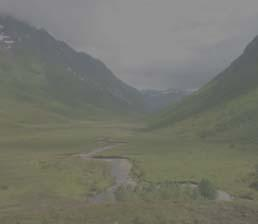
%> input picture ImageTransformations/test_case/1.jpg, 258 x 224 px; its folder holds only this picture in this run
$ octave image_transformations_demo.m   (GNU Octave 9; MATLAB toolbox functions it lacks are replaced by stand-ins)
%> lines starting %> are read from the running program, lines starting %| are printed output that depends on the picture; in (x1, y1, x2, y2) boxes, pixels count from 0 and x2, y2 are one past the last pixel; in counts of white or black regions, pixels touching at a corner belong together; the program's own positions count from 1
### customHistogram.m
function [counts, bin_locations] = customHistogram(imageData, num_bins)
% customHistogram Computes the histogram of an image or a single channel.
%   [counts, bin_locations] = customHistogram(imageData, num_bins)
%   calculates the frequency distribution of pixel values in imageData.
%
%   Inputs:
%       imageData - A matrix of image data (can be grayscale, a color image,
%                   or a single color channel). If a color image is provided,
%                   all pixel values from all channels are flattened and
%                   counted together.
%       num_bins  - The number of bins to use for the histogram (typically
%                   256 for 8-bit images).
%
%   Outputs:
%       counts        - A 1xnum_bins vector of pixel counts for each bin.
%       bin_locations - A 1xnum_bins vector representing the pixel value
%                       for each bin (e.g., 0, 1, ..., 255).

    % Convert input data to a flat vector of doubles for processing.
    data = double(imageData(:));

    % Define the bin edges. For an 8-bit image, values range from 0 to 255.
    % Create num_bins+1 edges from 0 to num_bins because it's a histogram (num_bins bar).
    edges = linspace(0, num_bins, num_bins + 1);

    % Initialize a vector to store the counts (frequency) for each bin.
    counts = zeros(1, num_bins);

    % Loop-based implementation to count the frequencies of each pixel.
    for i = 1:num_bins
        % Count all pixel values that are >= the left edge AND < the right edge.
        counts(i) = sum(data >= edges(i) & data < edges(i+1));
    end

    % The bin locations correspond to the integer pixel values (0, 1, 2, ...).
    bin_locations = 0:(num_bins-1);

end

### ImageTransformations/image_transformations_demo.m
% Image Transformations Demo with user-defined parameters and histogram comparisons
clc;
clear;
close all;

% --- 1. Setup Image Directory ---
image_folder = './test_case/'; % Make sure this folder exists
image_files = [
    dir(fullfile(image_folder, '*.bmp'));
    dir(fullfile(image_folder, '*.png'));
    dir(fullfile(image_folder, '*.jpg'))
];

if isempty(image_files)
    error('No image files (.bmp, .png, .jpg) found in the specified directory ("%s").', image_folder);
end

% --- 2. Get Transformation Parameters from User ---
disp('Please enter the parameters for the sequential image transformations.');
params = struct(); % Initialize params struct

% Brightening parameters
disp('--- Brightening ---');
params.brighten.a = input('Enter scaling factor a (e.g., 1.2): ');
%> the answer given: 1
params.brighten.b = input('Enter offset b (e.g., 30): ');
%> the answer given: 3

% Log transform parameters
disp('--- Log Transformation ---');
params.log.c = input('Enter constant c (e.g., 45): ');
%> the answer given: 3
params.log.r = input('Enter offset r (e.g., 1): ');
%> the answer given: 1

% Exponent transform parameters
disp('--- Exponent Transformation ---');
params.exponent.c = input('Enter constant c (e.g., 1.05): ');
%> the answer given: 1
params.exponent.y = input('Enter power y (gamma) (e.g., 1.1): ');
%> the answer given: 1

fprintf('\nParameters set. Starting image processing...\n\n');

% --- Helper function for plotting histograms ---
function plotCustomHistogram(subplotHandle, image, plotTitle)
    axes(subplotHandle); % Activate the correct subplot
    if size(image, 3) == 3
        data = rgb2gray(image);
    else
        data = image;
    end
    [counts, centers] = customHistogram(data, 256);
    bar(centers, counts, 'hist');
    xlim([0 255]);
    xlabel('Pixel Value');
    ylabel('Frequency');
    title(plotTitle);
end

% --- 3. Loop Through Each Image ---
for k = 1:length(image_files)
    current_filename = image_files(k).name;
    full_filepath = fullfile(image_folder, current_filename);
    fprintf('Processing image: %s\n', current_filename);

    try
        img = imread(full_filepath);
%> img is the input picture: size 224x258x3 uint8; mean R, G, B 116.6, 117.8, 108.2
    catch ME
        warning('Failed to read "%s". Skipping file. Error: %s', current_filename, ME.message);
        continue;
    end

    % --- Apply all transformations sequentially ---
    % Step 1: Brightening
    img_processed = uint8(double(img) .* params.brighten.a + params.brighten.b);

    % Step 2: Negative
    img_processed = 255 - img_processed;
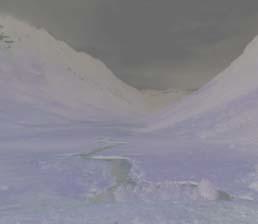
%> img_processed: size 224x258x3 uint8; mean R, G, B 135.4, 134.2, 143.8

    % Step 3: Log Transformation
    img_processed = uint8(params.log.c .* log(double(img_processed) + params.log.r));

    % Step 4: Exponent Transformation
    img_processed = uint8(params.exponent.c .* (double(img_processed) .^ params.exponent.y));

    % Step 5: Contrast Stretching
    r_min = double(min(img_processed(:)));
%> r_min = 14
    r_max = double(max(img_processed(:)));
%> r_max = 16
    % Handle case where the image is flat to avoid division by zero
    if r_min == r_max
        final_image = uint8(0 .* ones(size(img_processed)));
    else
        final_image = uint8(255 .* ((double(img_processed) - r_min) ./ (r_max - r_min)));
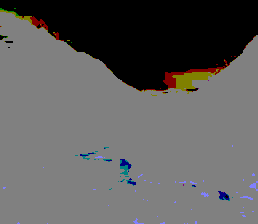
%> final_image: size 224x258x3 uint8; mean R, G, B 95.2, 94.4, 93.9
    end

    % --- Create a single comparison plot for the final result ---
    figure('Name', [current_filename ' - All Transformations'], 'NumberTitle', 'off', 'WindowState', 'maximized');

    % Original Image
    h1 = subplot(2, 2, 1);
    imshow(img);
    title('Original');

    % Original Histogram
    h2 = subplot(2, 2, 2);
    plotCustomHistogram(h2, img, 'Original Histogram');
%> in plotCustomHistogram, `data = rgb2gray(image);`:
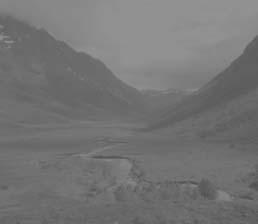
%> data: size 224x258 uint8; min 78, max 149, mean 116.4
%> after the loop in customHistogram, `for i = 1:num_bins`: counts = 256 values, max 5024 at index 146, min 0 at index 1, mean 225.8
%> in plotCustomHistogram, `[counts, centers] = customHistogram(data, 256);`: centers = 256 values from 0 to 255

    % Final Transformed Image
    h3 = subplot(2, 2, 3);
    imshow(final_image);
    title('Final Image (All Transformations)');

    % Final Transformed Histogram
    h4 = subplot(2, 2, 4);
    plotCustomHistogram(h4, final_image, 'Final Histogram');
%> call 2 of plotCustomHistogram, with subplotHandle = -52.24, plotTitle = 'Final Histogram'
%> in plotCustomHistogram (call 2), `data = rgb2gray(image);`:
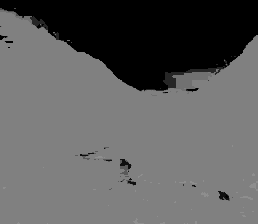
%> data: size 224x258 uint8; min 0, max 142, mean 94.6
%> in plotCustomHistogram (call 2), `[counts, centers] = customHistogram(data, 256);`: counts = 256 values, max 41599 at index 129, min 0 at index 2, mean 225.8
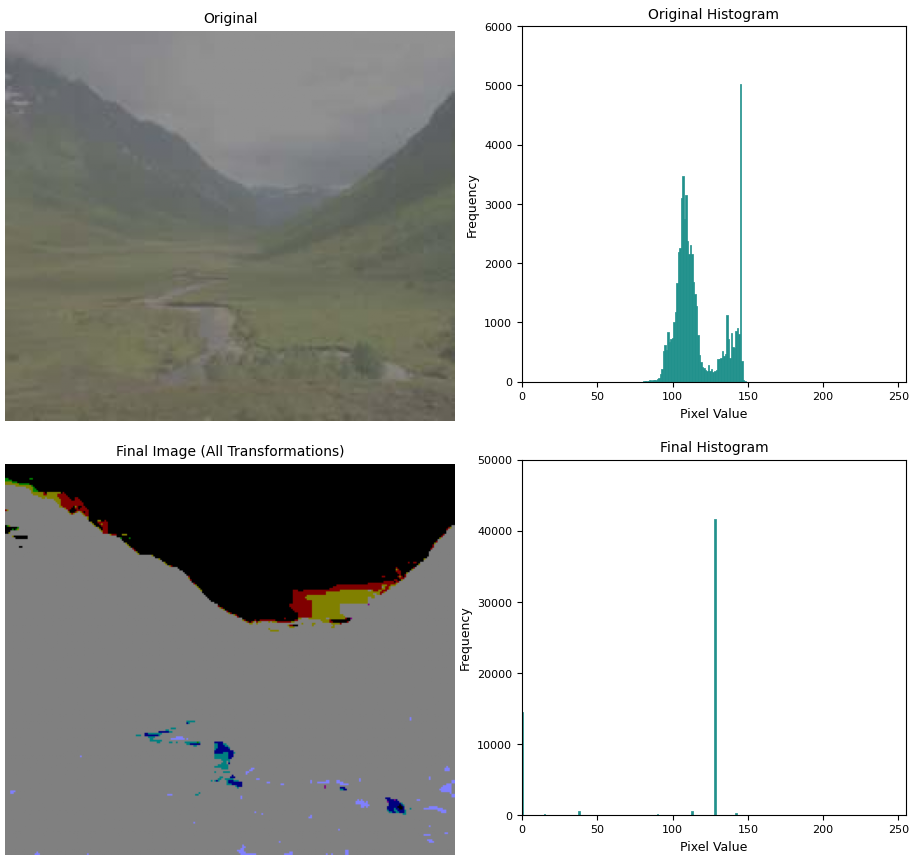
%> figure redrawn from the program's plot data, 4 panels
end

disp('Finished processing all images.');

$ run again, on ImageTransformations/test_case/2.jpg
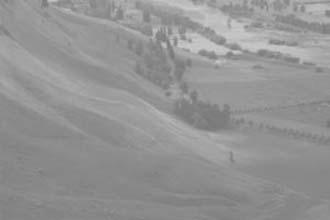
%> input picture ImageTransformations/test_case/2.jpg, 330 x 220 px
%> img is the input picture: size 220x330x3 uint8; min 117, max 206, mean 147.6
%> `img_processed = uint8(params.log.c .* log(double(img_processed) + para..`:
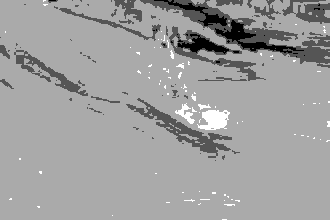
%> img_processed: size 220x330x3 uint8; min 12, max 15, mean 13.87; drawn with min black and max white
%> r_min = 12
%> r_max = 15
%> after the loop in customHistogram, `for i = 1:num_bins`: counts = 256 values, max 3861 at index 137, min 0 at index 1, mean 283.6
%> in plotCustomHistogram, `[counts, centers] = customHistogram(data, 256);`: centers = 256 values from 0 to 255
%> `plotCustomHistogram(h4, final_image, 'Final Histogram');`:
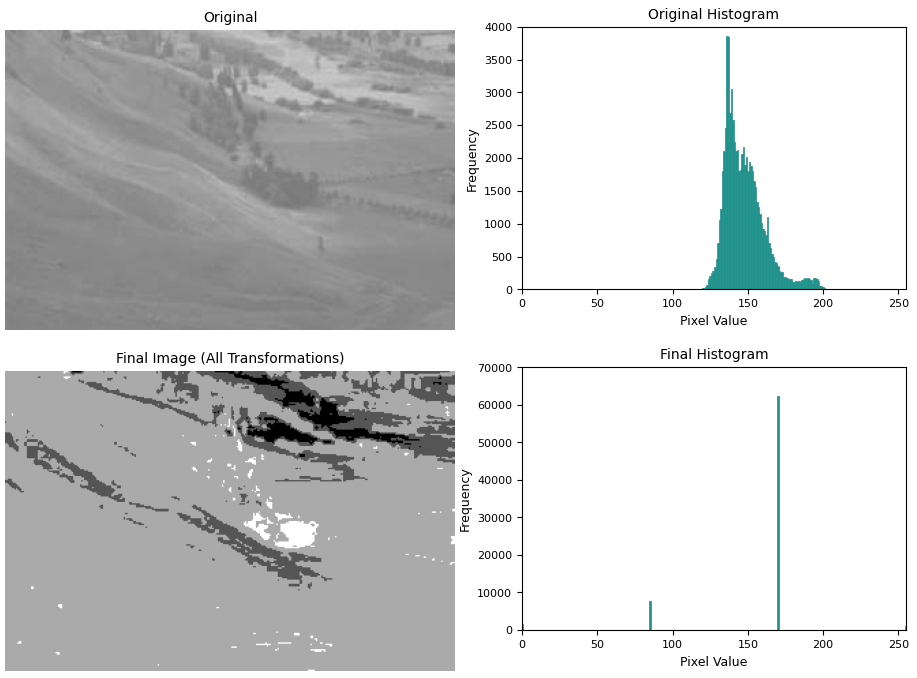
%> figure redrawn from the program's plot data, 4 panels

$ run again, on ImageTransformations/test_case/3.jpg
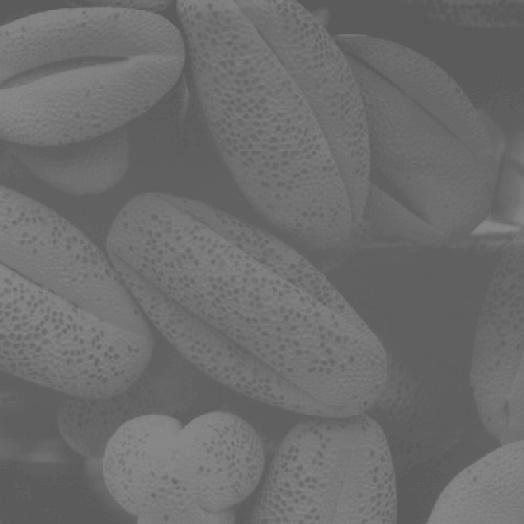
%> input picture ImageTransformations/test_case/3.jpg, 524 x 524 px
%> img is the input picture: size 524x524x3 uint8; min 84, max 140, mean 108.7
%> `img_processed = uint8(params.log.c .* log(double(img_processed) + para..`:
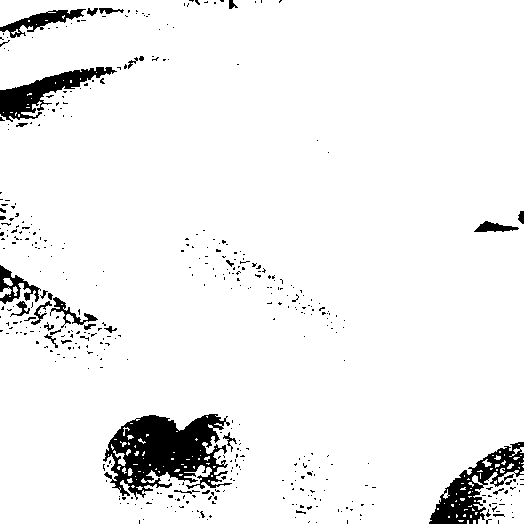
%> img_processed: size 524x524x3 uint8; values 14 (black) and 15 (white), 94.2% white; 441 black regions (409 under 20 px), largest, box (x1, y1, x2, y2) and area: (103, 414, 232, 500) 6130, (429, 442, 524, 524) 2780, (0, 67, 117, 122) 2130
%> r_min = 14
%> r_max = 15
%> after the loop in customHistogram, `for i = 1:num_bins`: counts = 256 values, max 20271 at index 97, min 0 at index 1, mean 1072.6
%> in plotCustomHistogram, `[counts, centers] = customHistogram(data, 256);`: centers = 256 values from 0 to 255
%> `plotCustomHistogram(h4, final_image, 'Final Histogram');`:
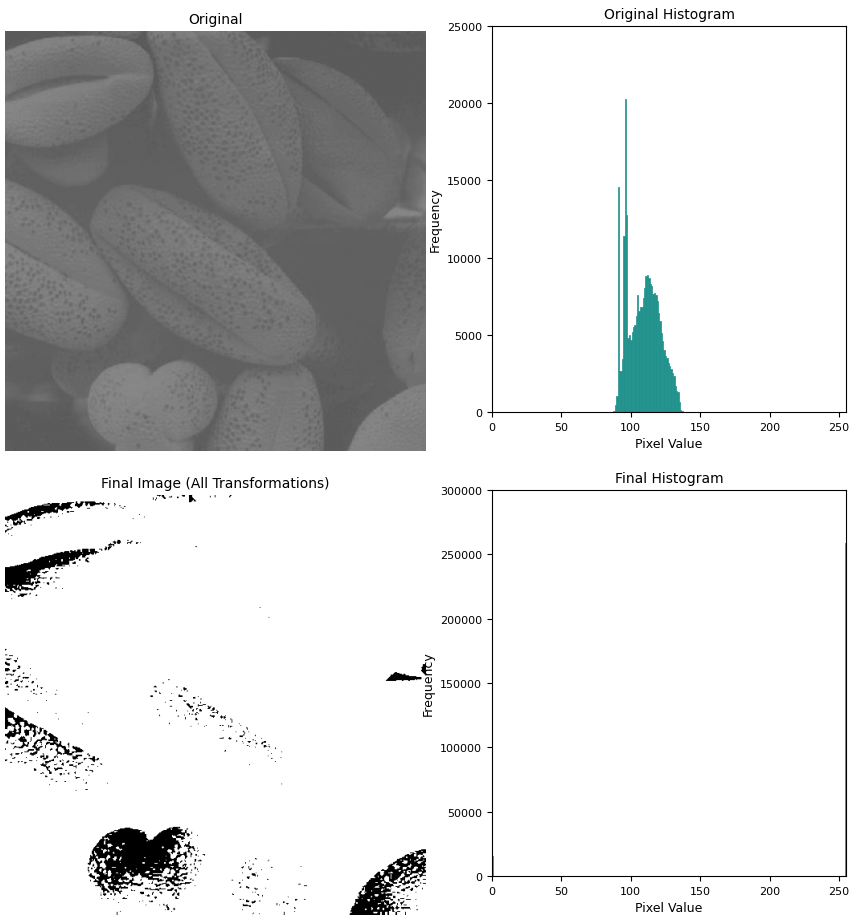
%> figure redrawn from the program's plot data, 4 panels
